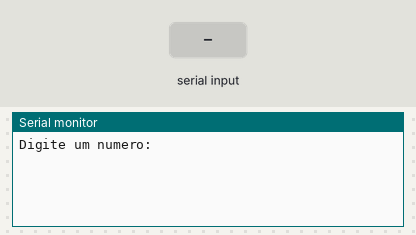
A sketch run on a simulated Arduino Uno, built with avr-gcc and run on an emulated ATmega328P. Shown: the last lines printed to the serial monitor. The inputs (shaded band) are chosen by the test bench.

Above: at 1.2 s.
1.3 s: "90,45\n" received over Serial
At 2.7 s:
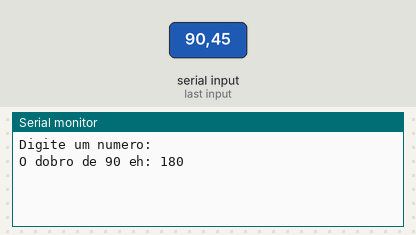
At 7.2 s:
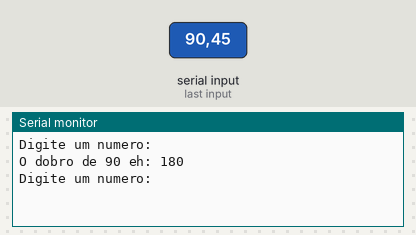

Measured:
- after the input at 1.3 s, the serial monitor: prints a new line after 0.50 s (image 1)

The sketch:

atividade_03.ino
```cpp
// Faça um programa que receba um número
// e exiba o seu dobro

// Variáveis
int numero = 0;
int dobro = 0;

void setup()
{
  Serial.begin(9600); // Inicia a comunicação serial
}

void loop()
{
  // Entrada
  Serial.println("Digite um numero:");
  while (!Serial.available()) {}       // Aguarda o usuário digitar
  numero = Serial.parseInt();          // Lê o número digitado
  delay(500);                          // Pequeno delay para garantir leitura correta

  // Processamento
  dobro = numero * 2;                  // Calcula o dobro do número

  // Saída
  Serial.print("O dobro de ");
  Serial.print(numero);
  Serial.print(" eh: ");
  Serial.println(dobro);

  delay(5000); // Aguarda 5 segundos antes de permitir nova entrada
}
```
